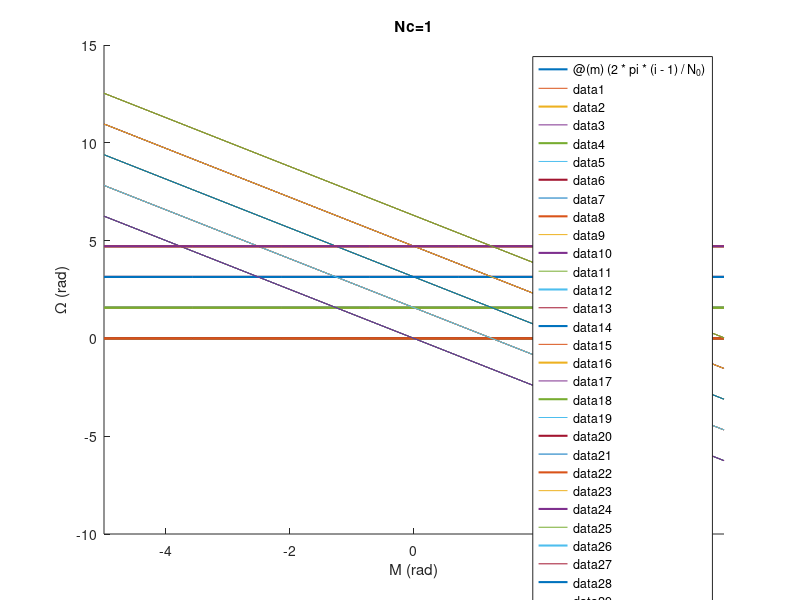
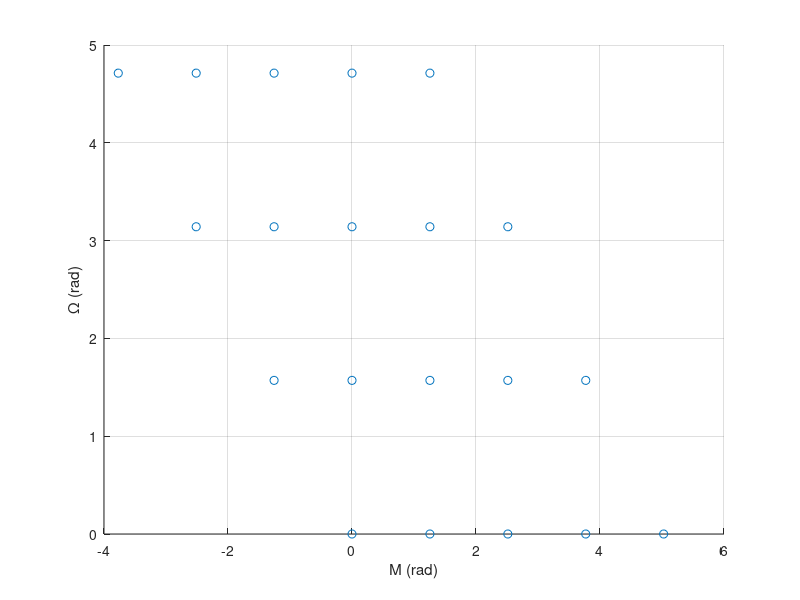

The MATLAB script that drew these images, in order: (Note: this script raises an error after producing the figures.)
clear;clc;close all
%%

N_0  = 4; % #Planes
N_s0 = 5; % #Sats/planes
N_c  = 4; % Phasing parameter, [1, N_0-1]

L = [N_0, 0;
    N_c, N_s0]; % Lattice matrix

C = zeros(N_0, N_s0, 2); % Plane x Sat x Omega&M
%C(1,1,:) = 0; % RAAN and M of first satellite

figure()
hold on
for i = 1:N_0
    for j = 1:N_s0

        B = 2*pi*[i-1; j-1];
        C(i,j,:) = linsolve(L, B); % Matrix with all the pairs O-M

        Omega(i,j) = C(i,j,1);
        M(i,j)     = C(i,j,2);

        fun1 = @(m) (2*pi*(i-1)/N_0);        
        fun2 = @(m) ((2*pi*(j-1) - m*N_s0)/N_c);

        fplot(fun1,'LineWidth',1.5)
        fplot(fun2)        

    end
end
% xticks([ 0 pi 2*pi 3*pi])
% xticklabels({'0','\pi','2\pi','3\pi'})
% yticks([ 0 pi 2*pi 3*pi])
% yticklabels({'0','\pi','2\pi','3\pi'})
% xlim([0, 2*pi])
ylim([-10, 15])
title('Nc=1')
xlabel('M (rad)')
ylabel('\Omega (rad)')

C_deg = C*180/pi;

figure()
scatter(C(:,:,2), C(:,:,1))
grid on
ylabel('\Omega (rad)')
xlabel('M (rad)')

%% OEs and plot orbits

mu = 3.986e14; % [m3/s2], Earth standard gravitational parameter
RE = 6371e3;   % [m], Earth Radius
h  = 580e3;    % [m], Altitude

a  = RE + h;
e  = 0;
i  = 72*pi/180; % [rad], Inclination
om = 0*pi/180;  % [rad], argument of the perigee

OM = C(:,:,1); % [rad], random RAAN value from the LFC computation
M  = C(:,:,2); % [rad], random Mean Anomaly value from the LFC computation
th  = M; % Mean anomaly = to Eccentric anomaly = to true anomaly for e=0



th1 = 0;         % [rad]
th2 = 2*pi;      % [rad]
stepTh = pi/180; % [rad]

Terra_3D
for k = 1:size(th,1)
    for l = 1:size(th,2)

        [r,v] = kep2car(a, e, i, OM(k,l), om, th(k,l), mu);
        scatter3(r(1)/1000, r(2)/1000, r(3)/1000, 'filled', 'LineWidth',1.5)

        kepEl = [a, e, i, OM(k,l), om, th(k,l)];
        [X, Y, Z] = plotOrbit(kepEl, mu, th1, th2, stepTh);
        plot3(X./1000, Y./1000, Z./1000, 'Color','red')

    end

end



%% MINIMUM DISTANCE CONSTRAINT (REF. 30)

% rho_min = Closest approach between the two satellites in two circular orbits

% DO = DeltaOmega, Delta RAAN bw circular orbits
% DM = DeltaMeanAnomaly, Delta mean anomaly bw satellites

% sufficient to evaluate the minimum distance between the first satellite,
% with all the other satellites staying on different orbital planes

rho_min = zeros();


for m = 1:size(th,1) 
    for n = 1:size(th,2)

        DM = M(m,n) - M(1,1); % [rad]. Take first satellite as reference
        DO = OM(m,n) - OM(1,1);

        DF = DM - 2*atan(-cos(i)*tan(DO/2));

        rho_min(m,n) = 2*abs(sqrt(1 + cos(i)^2 + sin(i)^2-cos(DO))/2)*sin(DF/2); % [rad]

    end

end

d_min = rho_min*(RE + h); % [m]
d_min_km = d_min/1000
